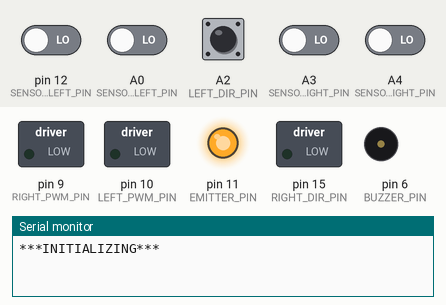
The sketch below on a simulated Arduino Uno, built with avr-gcc and run on an emulated ATmega328P. Shown: switched loads named in the sketch (green lamp = pin HIGH), output pins drawn as LEDs (lit = HIGH), buzzer (waves = sounding, pin HIGH), the last lines printed to the serial monitor. The inputs (shaded band) are chosen by the test bench; at power-on: A2 (LEFT_DIR_PIN) HIGH, A0 (SENSOR_MIDLEFT_PIN), A3 (SENSOR_MIDRIGHT_PIN), A4 (SENSOR_RIGHT_PIN), pin 12 (SENSOR_LEFT_PIN) LOW.

Above: at 1.2 s.
1.3 s: A2 (LEFT_DIR_PIN) pulled LOW for 1 s
At 1.46 s:
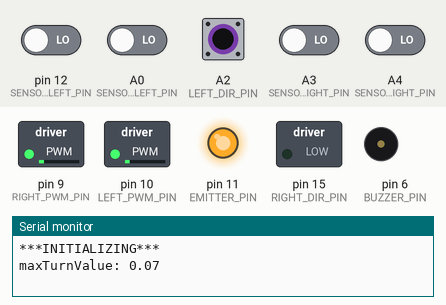
4.1 s: A2 (LEFT_DIR_PIN) pulled LOW for 0.15 s
At 4.26 s:
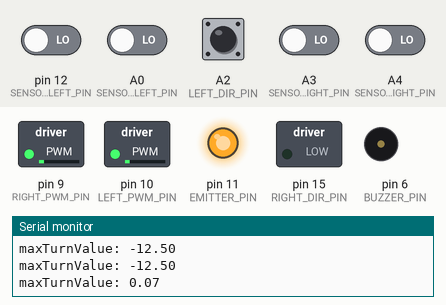
5.9 s: A2 (LEFT_DIR_PIN) pulled LOW for 0.15 s
At 6.06 s:
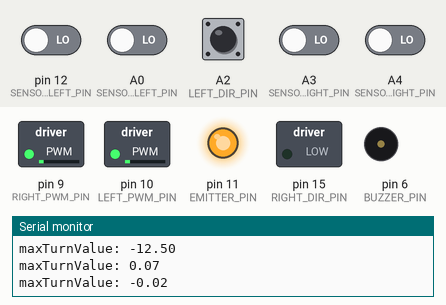
8.2 s: A2 (LEFT_DIR_PIN) pulled LOW for 0.15 s
At 9.7 s:
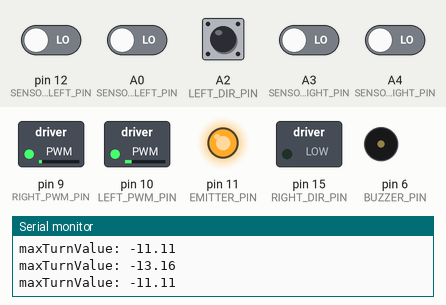
Timing chart, 0 to 10.8 s (numbered marks = the images above; inputs shaded):
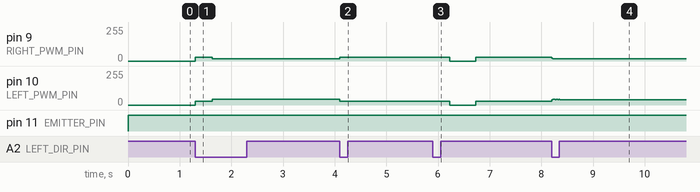

The sketch:

Line_follower_main.ino
```cpp
#include "motors.h"
#include "line_sensors.h"

#define BUZZER_PIN 6      // Buzzer pin number
#define THRESHOLD 1250    // Threshold value for line sensors
#define TIME_LIMIT 28000  // Time limit for the RUN in milliseconds
LineSensor sensors;
MotorController motors;


// Buzzer beep function
String currentState;
unsigned long startTime = 0;

void setup() {
  Serial.begin(9600);
  Serial.println("***INITIALIZING***");
  pinMode(BUZZER_PIN, OUTPUT);

  // Initialize encoders and sensors
 // initializeLeftEncoder();
  //initializeRightEncoder();
  sensors.setup();
  startTime = millis(); // Timer start
  currentState = "BEGIN";
}

void loop() {
  unsigned long now = millis();
  unsigned long timeElapsed = now - startTime; //elepsed time during the run

  sensors.readAllSensors();

  if (currentState == "BEGIN") {
    driveForward();
    delay(325);  // Temporary delay for initial movement
    if (sensors.sensorReadings[2] > THRESHOLD) {
      motors.driveMotors(0, 0);
      delay(500);
      currentState = "LINE_TRACKING"; //finding starting line
    }
  }

  if (currentState == "LINE_TRACKING") {
    trackLine();
  }

//stopping when lost
  if (currentState == "LINE_SEARCH") {
    if (timeElapsed > TIME_LIMIT && isEndOfLine()) {
      currentState = "STOP";
    } else {
      if (searchLine()) {
        currentState = "LINE_TRACKING";
      }
    }
  }

//Right turn
  if (currentState == "TURN_RIGHT_CORNER") {
    if (navigateRightCorner()) {
      currentState = "LINE_TRACKING";
    }
  }

//navigating T- Junction
  if (currentState == "HANDLE_T_JUNCTION") {
    if (handleTJunction()) {
      currentState = "LINE_TRACKING";
    }
  }

// navigating Y- Junction
  if (currentState == "HANDLE_Y_JUNCTION") {
    if (handleYJunction()) {
      currentState = "LINE_TRACKING";
    }
  }

// Arrival at Destination
  if (currentState == "REACH_DESTINATION") {
    haltMotors();
    delay(900); // delay to denote stoppage
    currentState = "RETURN_HOME";
  }

// turn around and return
  if (currentState == "RETURN_HOME") {
    haltMotors();
    // TODO: Implement return_to_home();
  }

//stopping due to end of time or end of line
  if (currentState == "STOP") {
    haltMotors();
    Serial.println("Robot has halted due to elapsed time and end of line.");
    beepBuzzer();
    while (true) {
      // Infinite loop to keep the robot stopped
    }
  }
}

//Beep at stop
void beepBuzzer() {
  tone(BUZZER_PIN, 1000, 250);  // Beep at 1000Hz for 250ms
}

//Robot at Halt
void haltMotors() {
  motors.driveMotors(0, 0);
}

//Forward movement
void driveForward() {
  float adjustment = sensors.calculateWeightedMeasure();
  float leftSpeed = baseSpeed - adjustment;
  float rightSpeed = baseSpeed + adjustment;
  motors.driveMotors(leftSpeed, rightSpeed);
}

//Left turn
void driveLeft() {
  float adjustment = sensors.calculateWeightedMeasure();
  float leftSpeed = baseSpeed - adjustment;
  float rightSpeed = baseSpeed + adjustment;
  motors.driveMotors(-leftSpeed, rightSpeed);
}

//Right turn
void driveRight() {
  float adjustment = sensors.calculateWeightedMeasure();
  float leftSpeed = baseSpeed - adjustment;
  float rightSpeed = baseSpeed + adjustment;
  motors.driveMotors(leftSpeed, -rightSpeed);
}

//Line tracking
void trackLine() {
  if (sensors.sensorReadings[1] > THRESHOLD &&
      sensors.sensorReadings[2] > THRESHOLD &&
      sensors.sensorReadings[3] > THRESHOLD) {
    currentState = "HANDLE_Y_JUNCTION";
  } else if (sensors.sensorReadings[2] > THRESHOLD) {
    driveForward();
  } else if (sensors.sensorReadings[2] >= THRESHOLD &&
             sensors.sensorReadings[0] >= THRESHOLD &&
             sensors.sensorReadings[4] >= THRESHOLD) {
    currentState = "HANDLE_T_JUNCTION";
  } else if ((sensors.sensorReadings[3] > THRESHOLD && sensors.sensorReadings[4] < THRESHOLD) ||
             (sensors.sensorReadings[1] > THRESHOLD && sensors.sensorReadings[2] < THRESHOLD)) {
    driveLeft();
  } else if (sensors.sensorReadings[4] > THRESHOLD ||
             sensors.sensorReadings[3] > THRESHOLD) {
    currentState = "TURN_RIGHT_CORNER";
  } else if (isEndOfLine()) {
    currentState = "LINE_SEARCH";
  } else {
    Serial.println("****OFF LINE - STATE UNKNOWN*****");
  }
}


bool navigateRightCorner() {
  driveRight();
  if (sensors.sensorReadings[2] > THRESHOLD) {
    return true;
  }
  return false;
}

bool searchLine() {
  driveLeft();
  if (sensors.sensorReadings[2] >= THRESHOLD) {
    return true;
  }
  return false;
}

bool handleTJunction() {
  driveLeft();
  if (sensors.sensorReadings[2] >= THRESHOLD &&
      sensors.sensorReadings[4] <= THRESHOLD &&
      sensors.sensorReadings[0] <= THRESHOLD)
  {
    return true;
  }
  return false;
}

bool handleYJunction() {
  driveRight();
  if (sensors.sensorReadings[2] >= THRESHOLD) {
    return true;
  }
  return false;
}

bool isEndOfLine() {
  return (sensors.sensorReadings[0] <= THRESHOLD &&
          sensors.sensorReadings[1] <= THRESHOLD &&
          sensors.sensorReadings[2] <= THRESHOLD &&
          sensors.sensorReadings[3] <= THRESHOLD &&
          sensors.sensorReadings[4] <= THRESHOLD);
}
```

Line_sensors.h
```cpp
#define EMITTER_PIN 11
#define SENSOR_LEFT_PIN 12     // left sensor pin
#define SENSOR_MIDLEFT_PIN A0  // middle-left sensor pin
#define SENSOR_MIDDLE_PIN A2   // middle sensor pin
#define SENSOR_MIDRIGHT_PIN A3 // middle-right sensor pin
#define SENSOR_RIGHT_PIN A4    // right sensor pin

// Array for Line sensor pins
int sensorPins[5] = {
  SENSOR_LEFT_PIN,
  SENSOR_MIDLEFT_PIN,
  SENSOR_MIDDLE_PIN,
  SENSOR_MIDRIGHT_PIN,
  SENSOR_RIGHT_PIN
};

#define SENSOR_COUNT 5 // total number of line sensors


float leftWeight = 0, rightWeight = 0, lineError = 0, controlOutput = 0;
float baseSpeed = 30;

class LineSensor {

  public:
    int sensorPinArray[SENSOR_COUNT] = {SENSOR_LEFT_PIN, SENSOR_MIDLEFT_PIN, SENSOR_MIDDLE_PIN, SENSOR_MIDRIGHT_PIN, SENSOR_RIGHT_PIN};
    int sensorReadings[SENSOR_COUNT];
    unsigned long sensorEndTimes[SENSOR_COUNT];
    float leftMotorSpeed;
    float rightMotorSpeed;
    String currentRobotState = "UNKNOWN";

    LineSensor() {}

    void setup() {
      pinMode(EMITTER_PIN, INPUT);
      digitalWrite(EMITTER_PIN, HIGH);
      turnEmitterOff();
    }

    void turnEmitterOn() {
      pinMode(EMITTER_PIN, OUTPUT);
      digitalWrite(EMITTER_PIN, HIGH);
    }

    void turnEmitterOff() {
      pinMode(EMITTER_PIN, INPUT);
    }

//Read each line sensor
    float readIndividualSensor(int index) {
      if (index < 0 || index >= SENSOR_COUNT) {
        Serial.println("****ERROR: Invalid Sensor Index*****");
        return 0;
      }

      pinMode(sensorPins[index], INPUT);
      turnEmitterOn();
      pinMode(sensorPins[index], OUTPUT);
      digitalWrite(sensorPins[index], HIGH);

      delayMicroseconds(10);
      pinMode(sensorPins[index], INPUT);

      unsigned long startTime = micros();

      while (digitalRead(sensorPins[index]) == HIGH) {
        // Wait until the pin reads LOW
      }

      unsigned long endTime = micros();
      turnEmitterOff();
      unsigned long duration = endTime - startTime;
      return static_cast<float>(duration);
    }

//Read all the line sensors
    void readAllSensors() {
      bool allSensorsDone = false;
      turnEmitterOn();

      for (int i = 0; i < SENSOR_COUNT; i++) {
        pinMode(sensorPinArray[i], OUTPUT);
        digitalWrite(sensorPinArray[i], HIGH);
      }

      delayMicroseconds(10);

      for (int i = 0; i < SENSOR_COUNT; i++) {
        sensorEndTimes[i] = 0; // Initialize sensorEndTimes
      }

      for (int i = 0; i < SENSOR_COUNT; i++) {
        pinMode(sensorPinArray[i], INPUT);
      }

      unsigned long startTime = micros();
      int remainingSensors = SENSOR_COUNT;

      while (!allSensorsDone) {
        for (int i = 0; i < SENSOR_COUNT; i++) {
          if (sensorEndTimes[i] == 0 && digitalRead(sensorPinArray[i]) == LOW) {
            sensorEndTimes[i] = micros();
            remainingSensors--;
          }
        }
        if (remainingSensors == 0) {
          allSensorsDone = true;
        }
      }

      for (int i = 0; i < SENSOR_COUNT; i++) {
        unsigned long elapsedTime = sensorEndTimes[i] - startTime;
        sensorReadings[i] = static_cast<int>(elapsedTime);
      }

      turnEmitterOff();
    }

// Weighted measurement calculation for Line navigation
    float calculateWeightedMeasure() {
      float leftSensor, middleSensor, rightSensor, totalValue;

      leftSensor = sensorReadings[1];
      middleSensor = sensorReadings[2];
      rightSensor = sensorReadings[3];

      totalValue = leftSensor + middleSensor + rightSensor;
      leftSensor /= totalValue;
      middleSensor /= totalValue;
      rightSensor /= totalValue;

      leftWeight = leftSensor + (middleSensor * 0.5);
      rightWeight = rightSensor + (middleSensor * 0.5);

      lineError = leftWeight - rightWeight;

      float proportionalGain = 1.0;
      controlOutput = lineError * proportionalGain;

      float maxTurnValue = 50;

      maxTurnValue *= controlOutput;
      Serial.print("maxTurnValue: ");
      Serial.println(maxTurnValue);

      return maxTurnValue;
    }
};
```

motors.h
```cpp
#define RIGHT_PWM_PIN 9
#define LEFT_PWM_PIN 10
#define RIGHT_DIR_PIN 15
#define LEFT_DIR_PIN 16

#define FORWARD LOW
#define REVERSE HIGH

class MotorController {
  public:
    MotorController() {
      // Configure the pin modes for the motor controls
      pinMode(LEFT_PWM_PIN, OUTPUT);
      pinMode(LEFT_DIR_PIN, OUTPUT);
      pinMode(RIGHT_PWM_PIN, OUTPUT);
      pinMode(RIGHT_DIR_PIN, OUTPUT);

      // Set initial direction to forward
      digitalWrite(LEFT_DIR_PIN, FORWARD);
      digitalWrite(RIGHT_DIR_PIN, FORWARD);
    }

    void driveMotors(float leftSpeed, float rightSpeed) {
      // Determine direction for the left motor
      if (leftSpeed >= 0) {digitalWrite(LEFT_DIR_PIN, FORWARD);}
          else {digitalWrite(LEFT_DIR_PIN, REVERSE);
             leftSpeed = abs(leftSpeed); //absolute PWM
      }

      // Find direction for the right motor
      if (rightSpeed >= 0) {
        digitalWrite(RIGHT_DIR_PIN, FORWARD);
      } else {
        digitalWrite(RIGHT_DIR_PIN, REVERSE);
        rightSpeed = abs(rightSpeed); // Use absolute value for PWM
      }

      //Set PWM for left and right motors
      analogWrite(LEFT_PWM_PIN, constrain(leftSpeed, 0, 255));
      analogWrite(RIGHT_PWM_PIN, constrain(rightSpeed, 0, 255));
    }
};
```

Measured:
- after the input at 1.3 s, pin 9 (RIGHT_PWM_PIN): 0/255 → 30/255 at once, → 17/255 0.33 s later; pin 10 (LEFT_PWM_PIN): 0/255 → 29/255 at once, → 42/255 0.33 s later
- after the input at 4.1 s, pin 9 (RIGHT_PWM_PIN): 17/255 → 30/255 at once; pin 10 (LEFT_PWM_PIN): 42/255 → 29/255 at once
- after the input at 5.9 s, pin 9 (RIGHT_PWM_PIN): 30/255 → 29/255 at once, → 0/255 0.33 s later, → 29/255 0.50 s later; pin 10 (LEFT_PWM_PIN): 29/255 → 30/255 at once, → 0/255 0.33 s later, → 30/255 0.50 s later
- after the input at 8.2 s, pin 9 (RIGHT_PWM_PIN): 29/255 → 18/255 at once; pin 10 (LEFT_PWM_PIN): 30/255 → 41/255 at once
